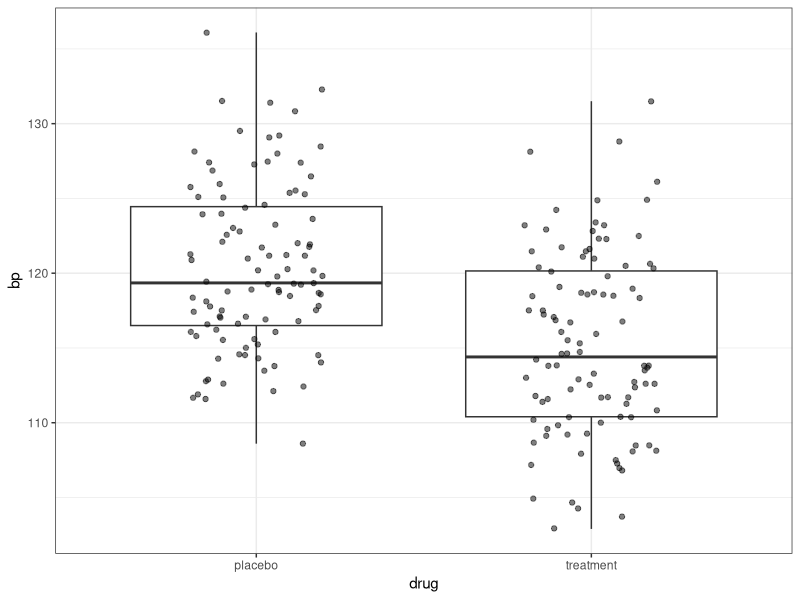
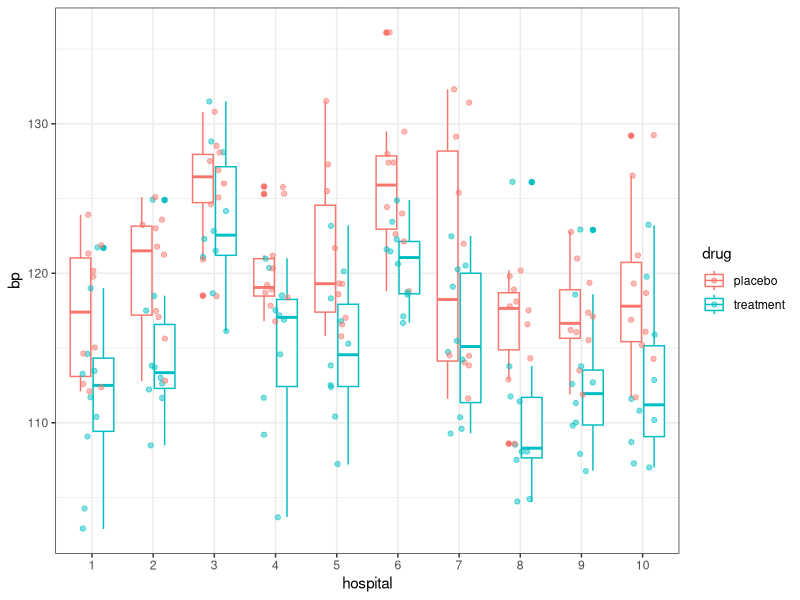
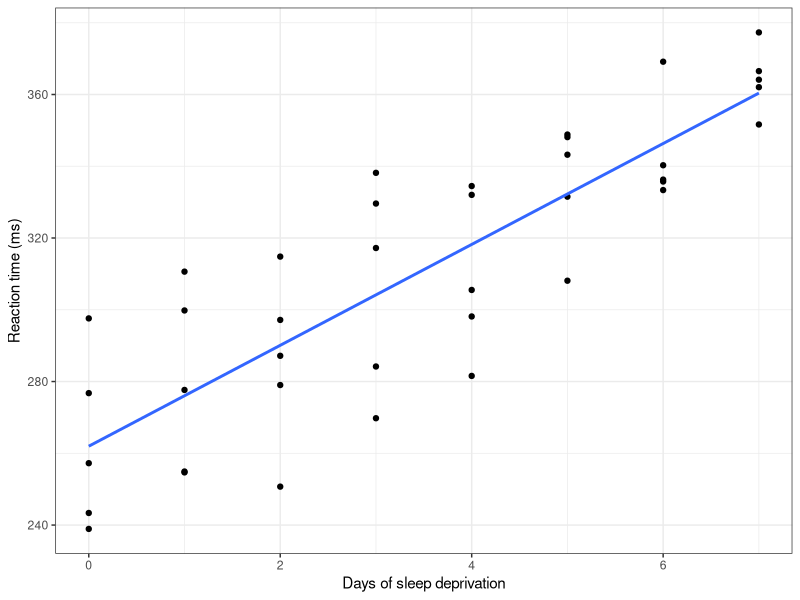
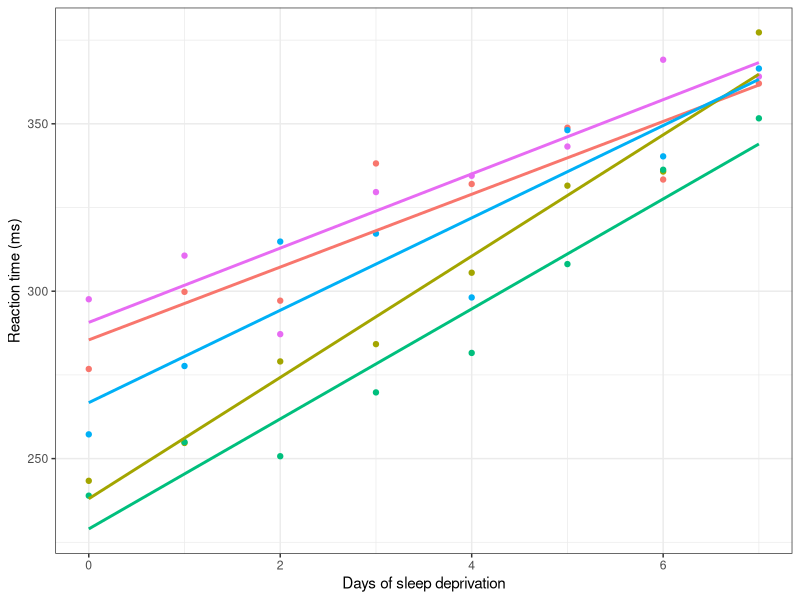
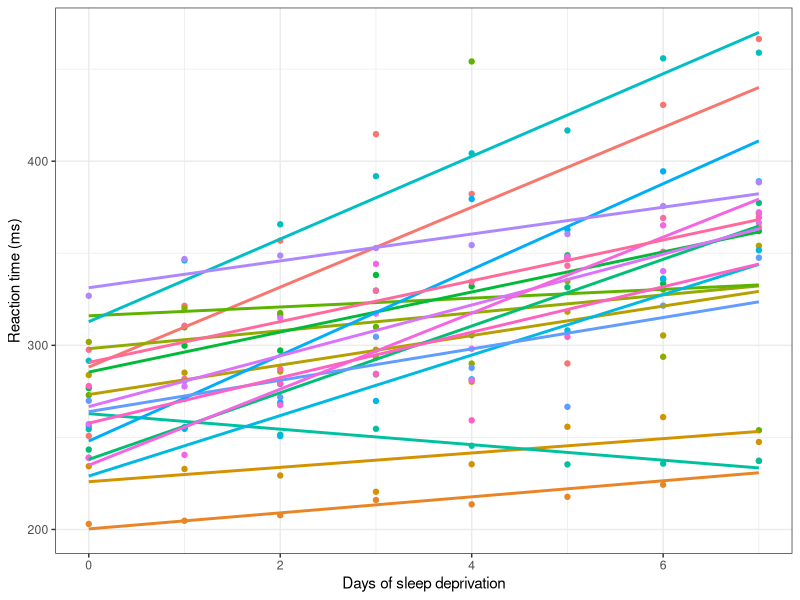
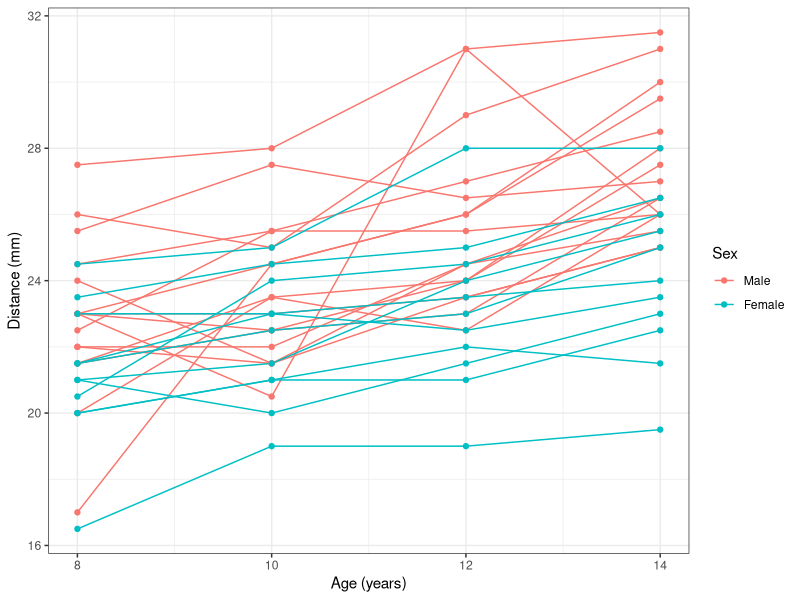

Generate these figures, in order, with R:
## ---- chunk 1
#| message: false
library(lme4)
library(tidyverse)
library(ggplot2)
## ---- chunk 2
## Generate the data
databp <- data.frame(hospital=factor(rep(1:10, each=20)),
                 drug=rep(c("placebo", "treatment"), times=100),
                 bp=c(123.9,114.6,119.8,113.3,115.0,121.7,120.2,102.9,121.3,110.4,112.4,111.7,112.6,109.1,114.6,104.3,121.9,113.5,112.1,119.0,121.2,112.6,123.6,118.5,123.2,117.5,121.8,113.8,117.5,112.2,115.6,113.0,112.8,124.9,125.1,108.5,117.1,111.7,123.0,113.7,127.5,121.1,126.0,128.1,125.1,128.8,118.5,124.2,126.9,122.3,128.1,118.7,124.6,116.1,120.9,122.8,128.5,121.5,130.8,131.5,117.8,103.7,125.3,111.7,116.8,120.4,118.9,109.2,121.2,114.6,120.3,117.2,118.4,118.5,119.2,116.9,125.8,117.5,118.7,121.0,125.5,118.3,121.7,112.4,127.3,112.5,131.5,123.2,119.3,110.4,117.0,116.8,119.3,113.8,115.8,115.3,116.6,107.2,118.6,120.1,124.0,124.9,118.8,121.6,129.5,123.4,127.4,118.7,122.6,116.7,127.4,117.1,124.4,120.6,136.1,118.6,128.0,122.3,122.1,121.5,129.1,119.1,122.0,114.7,111.6,122.5,114.5,120.5,131.4,109.6,125.4,115.5,114.0,109.3,113.8,114.2,114.5,120.3,132.3,110.4,118.9,113.8,116.6,104.9,114.3,108.5,117.8,108.1,119.8,108.1,120.2,104.7,108.6,126.1,112.9,111.4,118.1,107.5,117.5,111.8,116.2,112.6,117.1,122.9,113.5,106.8,117.4,113.8,119.4,110.0,111.9,118.6,115.5,107.9,116.1,111.3,122.8,112.7,121.0,109.8,119.3,111.6,118.7,108.7,111.7,123.2,121.2,107.0,115.2,107.3,129.2,119.8,116.9,115.9,116.1,110.8,114.3,110.2,126.5,112.9))
## ---- chunk 3
#| fig-cap: "Blood pressure vs drug treatment, overall"
## Blood pressure vs drug treatment, treat each measurement as independent
databp %>%
  ggplot(aes(x = drug, y = bp)) +
  geom_boxplot() +
  geom_jitter(width = 0.2, alpha = 0.5) +
  theme_bw()
## ---- chunk 4
#| fig-cap: "Blood pressure vs drug treatment, per hospital"
## Blood pressure per hospital and drug treatment
databp |>
  ggplot(aes(x = hospital, y = bp, color = drug)) +
  geom_boxplot() +
  geom_jitter(width = 0.2, alpha = 0.5) +
  theme_bw()
## ---- chunk 5
lm_model <- lm(bp ~ drug, data = databp)
summary(lm_model)
## ---- chunk 6
model1 <- lmer(bp ~ drug + (1 | hospital), data = databp)
summary(model1)
## ---- chunk 7
print(VarCorr(model1), comp="Variance")
fixef(model1)
## ---- chunk 8
vc <- as.data.frame(VarCorr(model1))
icc <- vc$vcov[1] / (vc$vcov[1] + vc$vcov[2])
## ---- chunk 9
ranef(model1)
## ---- chunk 10
fixef(model1)[] + ranef(model1)$hospital[3,1]
## ---- chunk 11
##Remove the first two days (before baseline) and adjust Days to be 0 at baseline.
sleepall <- sleepstudy |> filter(Days>=2) |> mutate(Days=Days-2)
##Select a subset of 5 individuals
sleep <- sleepstudy |> filter(Subject %in% c(333, 334, 369, 349, 372), Days>=2) |> mutate(Days=Days-2)
## ---- chunk 12
#| fig-cap: "Reaction time vs Days of sleep deprivation"
#| fig-subcap:
#|  - "Overall"
#|  - "Per subject"
#| layout-ncol: 2
head(sleep, 12)
##Plot Reaction time vs days of sleep deprivation, treat all measurements as independent
sleep |> ggplot(aes(x=Days, y=Reaction)) + geom_point() + geom_smooth(method="lm", se=FALSE) + theme_bw() +
  labs(x = "Days of sleep deprivation",
       y = "Reaction time (ms)")
##Plot Reaction time vs days of sleep deprivation, treating each subject as a separate group
sleep |> ggplot(aes(x=Days, y=Reaction, color=Subject)) + geom_point() + geom_smooth(method="lm", se=FALSE) + 
  theme_bw() + theme(legend.position = "none") +
  labs(x = "Days of sleep deprivation",
       y = "Reaction time (ms)")
## ---- chunk 13
lm_sleep <- lm(Reaction ~ Days, data = sleep)
summary(lm_sleep)
## ---- chunk 14
mm1_sleep <- lmer(Reaction ~ Days + (1 | Subject), data = sleep)
summary(mm1_sleep)
## ---- chunk 15
#| fig-cap: "Reaction time vs Days of sleep deprivation"
sleepall |> ggplot(aes(x=Days, y=Reaction, color=Subject)) + geom_point() + geom_smooth(method="lm", se=FALSE) + 
  theme_bw() + theme(legend.position = "none") +
  labs(x = "Days of sleep deprivation",
       y = "Reaction time (ms)")
## ---- chunk 16
mm_sleepall <- lmer(Reaction ~ Days + (1 | Subject), data = sleepall)
summary(mm_sleepall)
## ---- chunk 17
mm2_sleepall <- lmer(Reaction ~ Days + (Days | Subject), data = sleepall)
summary(mm2_sleepall)
## ---- chunk 18
library(nlme)
data("Orthodont", package = "nlme")
## ---- chunk 19
summary(Orthodont)
## ---- chunk 20
Orthodont |> 
  ggplot(aes(x = age, y = distance, group = Subject, color = Sex)) +
  geom_line() +
  geom_point() + 
  xlab("Age (years)") +
  ylab("Distance (mm)") +
  theme_bw()
## ---- chunk 21
lmortho <- lm(distance ~ age + Sex, data=Orthodont)
summary(lmortho)
mmortho <- lmer(distance ~ age + Sex + (1 | Subject), data=Orthodont)
summary(mmortho)
